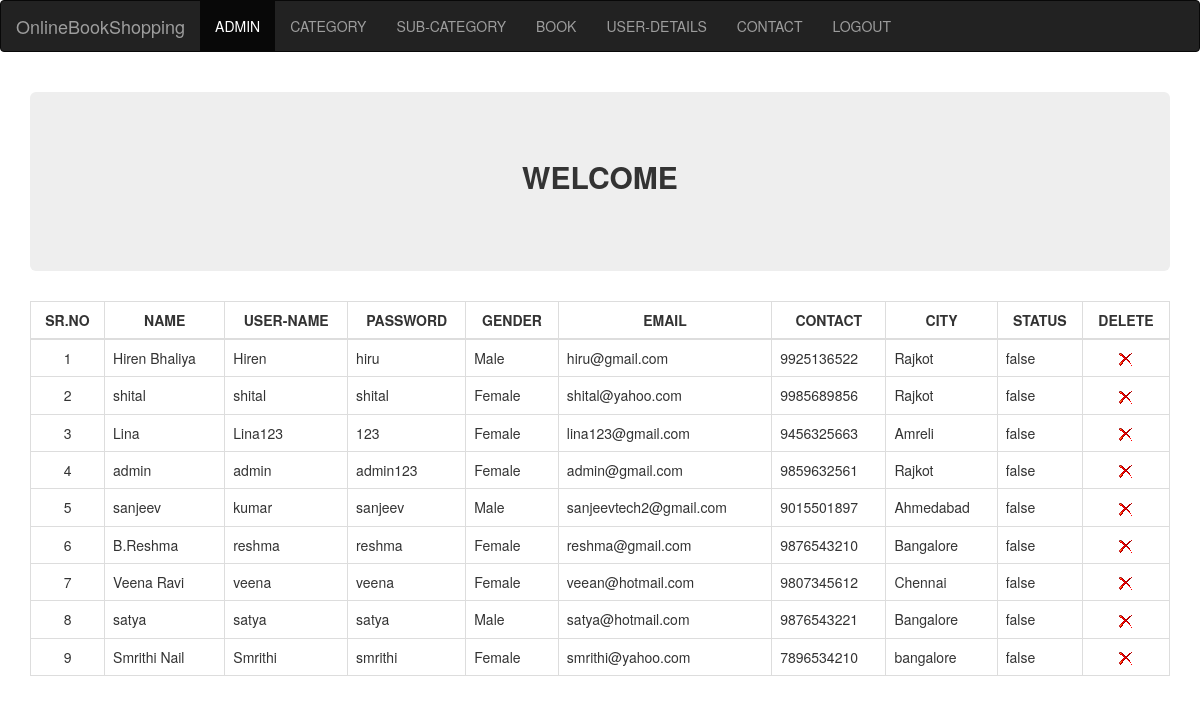
Page /admin/user_details.php on the committed database.
### tables this page shows
CREATE TABLE `user` (
  `u_id` int(4) NOT NULL,
  `u_fnm` varchar(35) NOT NULL,
  `u_unm` varchar(25) NOT NULL,
  `u_pwd` varchar(20) NOT NULL,
  `u_gender` varchar(7) NOT NULL,
  `u_email` varchar(35) NOT NULL,
  `u_contact` varchar(12) NOT NULL,
  `u_city` varchar(20) NOT NULL,
  `u_status` varchar(30) DEFAULT NULL
);

### admin/user_details.php (the view, shortened to what this page needs)
<?php
	require('includes/config.php');
	$q="select * from user";
	$res=mysqli_query($conn,$q) or die("Can't Execute Query...");
?>
<!DOCTYPE html>
<html lang="en">
  <head>
    <link href="css/bootstrap.min.css" rel="stylesheet">
  </head>
  <body>
	<div class="navbar navbar-inverse">
		<div class="Container">
			<div class="navbar-header">
				<a href="#" class="navbar-brand">OnlineBookShopping</a>
			</div>
			<div class="collapse navbar-collapse">
				<ul class="nav navbar-nav">
					<li class="active"><a href="home_of_admin.php"> ADMIN</a></li>
					<li><a href="category.php">CATEGORY</a></li>
					<li><a href="subcategory.php">SUB-CATEGORY</a></li>
					<li><a href="all_book.php">BOOK</a></li>
					<li><a href="user_details.php">USER-DETAILS</a></li>
					<li><a href="contact.php">CONTACT</a></li>
					<li><a href="logout.php">LOGOUT</a></li>
				</ul>
			</div>
		</div>
	</div>
	<div class="container">
	  <div class="jumbotron">
		<?php
			echo "<h2><center><b>WELCOME ".$user."</b></center></h2>";
		?>
	  </div>
	</div>
	<div class="container">
		<table class="table table-bordered table-hover">
			<thead>
			<tr>
				<td align="center"><b>SR.NO</b></td>
				<td align="center"><b>NAME</b></td>
				<td align="center"><b>USER-NAME</b></td>
				<td align="center"><b>PASSWORD</b></td>
				<td align="center"><b>GENDER</b></td>
				<td align="center"><b>EMAIL</b></td>
				<td align="center"><b>CONTACT</b></td>
				<td align="center"><b>CITY</b></td>
				<td align="center"><b>STATUS</b></td>
				<td align="center"><b>DELETE</b></td>
			</tr>
			</thead>
			<tbody>
			<?php
				$count=1;
				while($row=mysqli_fetch_assoc($res))
				{
				echo '<tr>
							<td align="center">'.$count.'</td>
							<td>'.$row['u_fnm'].'</td>
							<td>'.$row['u_unm'].'</td>
							<td>'.$row['u_pwd'].'</td>
							<td>'.$row['u_gender'].'</td>
							<td>'.$row['u_email'].'</td>
							<td>'.$row['u_contact'].'</td>
							<td>'.$row['u_city'].'</td>
							<td>'.$row['u_status'].'</td>
							<td align="center"><a href="process_del_user.php?sid='.$row['u_id'].'"><img src="images/drop.png" ></a></td>
					</tr>';
					$count++;
				}
			?>
			</tbody>
		</table>
	</div>
  </body>
</html>

### rows in the picture
user: u_fnm "Hiren Bhaliya", u_unm "Hiren", u_pwd "hiru", u_gender "Male", u_email "hiru@gmail.com", u_contact "9925136522", u_city "Rajkot", u_status "false"
user: u_fnm "shital", u_unm "shital", u_pwd "shital", u_gender "Female", u_email "shital@yahoo.com", u_contact "9985689856", u_city "Rajkot", u_status "false"
user: u_fnm "Lina", u_unm "Lina123", u_pwd "123", u_gender "Female", u_email "lina123@gmail.com", u_contact "9456325663", u_city "Amreli", u_status "false"
user: u_fnm "admin", u_unm "admin", u_pwd "admin123", u_gender "Female", u_email "admin@gmail.com", u_contact "9859632561", u_city "Rajkot", u_status "false"
user: u_fnm "sanjeev", u_unm "kumar", u_pwd "sanjeev", u_gender "Male", u_email "sanjeevtech2@gmail.com", u_contact "9015501897", u_city "Ahmedabad", u_status "false"
user: u_fnm "B.Reshma", u_unm "reshma", u_pwd "reshma", u_gender "Female", u_email "reshma@gmail.com", u_contact "9876543210", u_city "Bangalore", u_status "false"
user: u_fnm "Veena Ravi", u_unm "veena", u_pwd "veena", u_gender "Female", u_email "veean@hotmail.com", u_contact "9807345612", u_city "Chennai", u_status "false"
user: u_fnm "satya", u_unm "satya", u_pwd "satya", u_gender "Male", u_email "satya@hotmail.com", u_contact "9876543221", u_city "Bangalore", u_status "false"
user: u_fnm "Smrithi Nail", u_unm "Smrithi", u_pwd "smrithi", u_gender "Female", u_email "smrithi@yahoo.com", u_contact "7896534210", u_city "bangalore", u_status "false"
